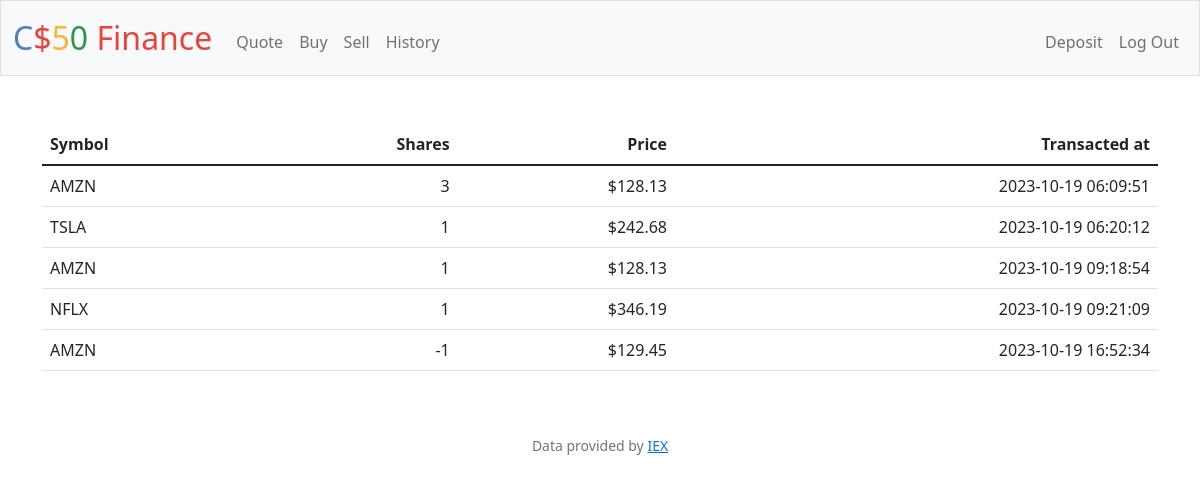
Screenshot of /history (signed in) with the database file from the repository.
### tables this page shows
CREATE TABLE transactions( id INTEGER UNIQUE NOT NULL PRIMARY KEY AUTOINCREMENT, symbol TEXT NOT NULL, price NUMERIC NOT NULL, shares INTEGER UNSIGNED NOT NULL, user_id INTEGER NOT NULL, time DATETIME NOT NULL DEFAULT CURRENT_TIMESTAMP);

### app.py (the view)
@app.route("/history")
@login_required
def history():
    user_id = session["user_id"]
    rows = db.execute(
        "SELECT * FROM transactions WHERE user_id = ? ORDER BY time;", user_id
    )
    return render_template("history.html", rows=rows)

### app.py (called while the page is built)
@app.after_request
def after_request(response):
    response.headers["Cache-Control"] = "no-cache, no-store, must-revalidate"
    response.headers["Expires"] = 0
    response.headers["Pragma"] = "no-cache"
    return response

### helpers.py (called while the page is built)
def login_required(f):
    @wraps(f)
    def decorated_function(*args, **kwargs):
        if session.get("user_id") is None:
            return redirect("/login")
        return f(*args, **kwargs)
    return decorated_function

def usd(value):
    return f"${value:,.2f}"

### templates/history.html (shortened to what this page needs)
{% extends "layout.html" %}
{% block main %}
<table class="table">
  <thead>
    <tr>
      <th class="text-start">Symbol</th>
      <th class="text-end">Shares</th>
      <th class="text-end">Price</th>
      <th class="text-end">Transacted at</th>
    </tr>
  </thead>
  <tbody>
    {% for row in rows %}
    <tr>
      <td class="text-start">{{ row["symbol"] }}</td>
      <td class="text-end">{{ row["shares"] }}</td>
      <td class="text-end">{{ row["price"] | usd }}</td>
      <td class="text-end">{{ row["time"] }}</td>
    </tr>
    {% endfor %}
  </tbody>
</table>
{% endblock %}

### templates/layout.html (shortened to what this page needs)
<!DOCTYPE html>
<html lang="en">
    <head>
        <link href="https://cdn.jsdelivr.net/npm/bootstrap@5.1.3/dist/css/bootstrap.min.css" rel="stylesheet">
        <link href="/static/styles.css" rel="stylesheet">
    </head>
    <body>
        <nav class="bg-light border navbar navbar-expand-md navbar-light">
            <div class="container-fluid">
                <a class="navbar-brand" href="/"><span class="blue">C</span><span class="red">$</span><span class="yellow">5</span><span class="green">0</span> <span class="red">Finance</span></a>
                <div class="collapse navbar-collapse" id="navbar">
                    {% if session["user_id"] %}
                        <ul class="navbar-nav me-auto mt-2">
                            <li class="nav-item"><a class="nav-link" href="/quote">Quote</a></li>
                            <li class="nav-item"><a class="nav-link" href="/buy">Buy</a></li>
                            <li class="nav-item"><a class="nav-link" href="/sell">Sell</a></li>
                            <li class="nav-item"><a class="nav-link" href="/history">History</a></li>
                        </ul>
                        <ul class="navbar-nav ms-auto mt-2">
                            <li class="nav-item"><a class="nav-link" href="/deposit">Deposit</a></li>
                            <li class="nav-item"><a class="nav-link" href="/logout">Log Out</a></li>
                        </ul>
                    {% else %}
                        <ul class="navbar-nav ms-auto mt-2">
                            <li class="nav-item"><a class="nav-link" href="/register">Register</a></li>
                            <li class="nav-item"><a class="nav-link" href="/login">Log In</a></li>
                        </ul>
                    {% endif %}
                </div>
            </div>
        </nav>
        <main class="container py-5 text-center">
            {% block main %}{% endblock %}
        </main>
        <footer class="mb-5 small text-center text-muted">
            Data provided by <a href="https://iexcloud.io/">IEX</a>
        </footer>
    </body>
</html>

### static/styles.css (style rules this page uses)
nav .navbar-brand { font-size: xx-large; }
nav .navbar-brand .blue { color: #537fbe; }
nav .navbar-brand .red { color: #ea433b; }
nav .navbar-brand .yellow { color: #f5b82e; }
nav .navbar-brand .green { color: #2e944b; }

### rows the page displays
transactions: symbol "AMZN", shares "3", price "$128.13", time "2023-10-19 06:09:51"
transactions: symbol "TSLA", shares "1", price "$242.68", time "2023-10-19 06:20:12"
transactions: symbol "AMZN", shares "1", price "$128.13", time "2023-10-19 09:18:54"
transactions: symbol "NFLX", shares "1", price "$346.19", time "2023-10-19 09:21:09"
transactions: symbol "AMZN", shares "-1", price "$129.45", time "2023-10-19 16:52:34"
